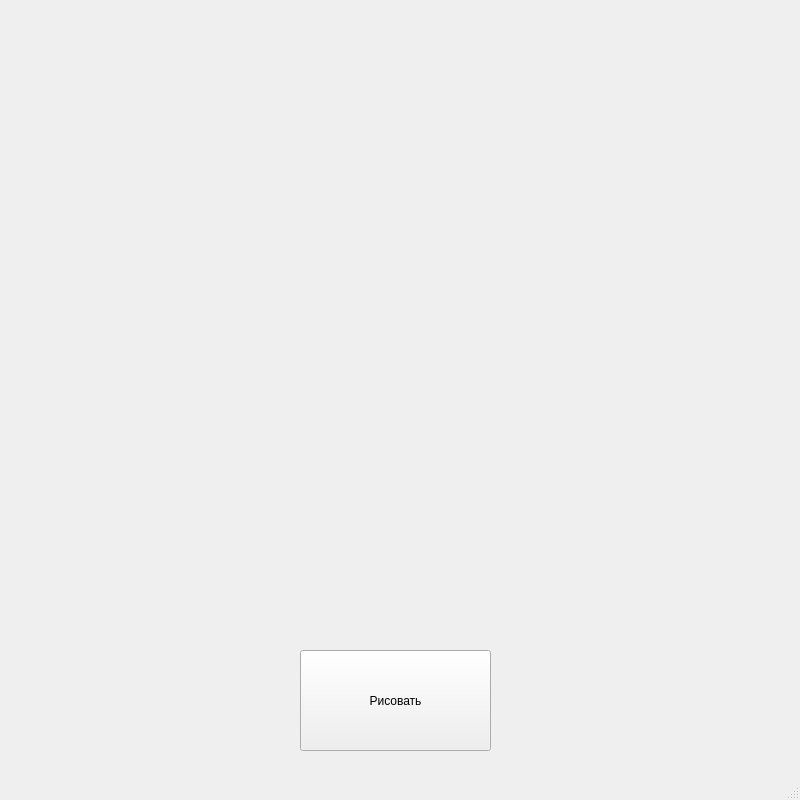
<?xml version="1.0" encoding="UTF-8"?>
<ui version="4.0">
 <class>MainWindow</class>
 <widget class="QMainWindow" name="MainWindow">
  <property name="geometry">
   <rect>
    <x>0</x>
    <y>0</y>
    <width>800</width>
    <height>800</height>
   </rect>
  </property>
  <property name="windowTitle">
   <string>Circle_drawer</string>
  </property>
  <widget class="QWidget" name="centralwidget">
   <widget class="QPushButton" name="pushButton">
    <property name="geometry">
     <rect>
      <x>300</x>
      <y>650</y>
      <width>191</width>
      <height>101</height>
     </rect>
    </property>
    <property name="styleSheet">
     <string notr="true">font: 12pt &quot;MS Shell Dlg 2&quot;;</string>
    </property>
    <property name="text">
     <string>Рисовать</string>
    </property>
   </widget>
  </widget>
  <widget class="QStatusBar" name="statusbar"/>
 </widget>
 <resources/>
 <connections/>
</ui>
